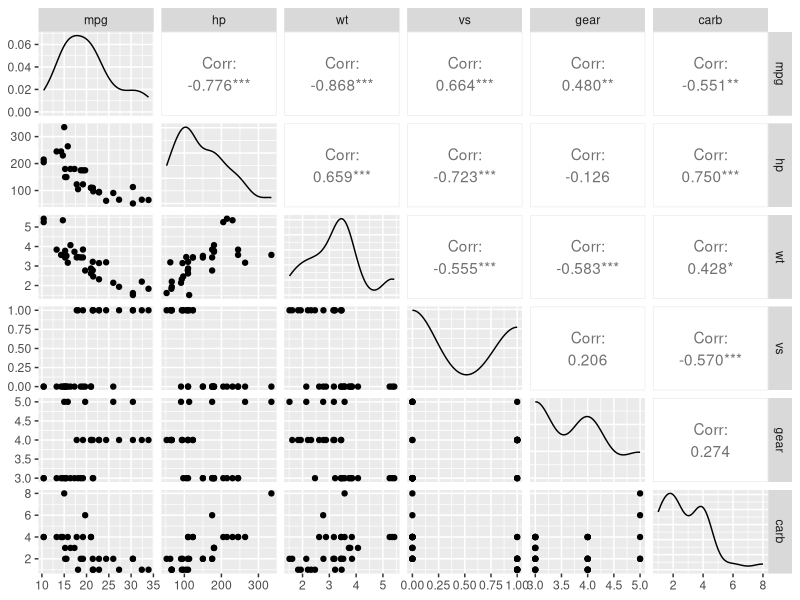

R code for this plot: (Note: this script raises an error after producing the figure.)
## ---- chunk 1
#| message: false
library(caret)
library(GGally)
library(ggplot2)
library(flextable)
library(bayesplot)
library(ggfortify)
## ---- chunk 2
df = mtcars[,c(1,4,6,8,10,11)]
str(df)
## ---- chunk 3
#| label: fig-pairs
#| fig-cap: "Gráfico de pares. La diagonal principal muestra histogramas densidades de cada una de las variables. La parte superior muestra el coeficiente de correlación entre dos variables, fila y columna. La parte inferior muestra un gráfico de dispersión entre dos variables."
ggpairs(df)
## ---- chunk 4
m1 = lm(mpg~.,data = df)
summary(m1)
## ---- chunk 5
m1  =  lm(mpg~vs+hp+gear+carb,data = df)
summary(m1)
## ---- chunk 6
lm_boots = function(y,x,B = 1000){
  n = length(y)
  est = NULL
  for (i in 1:B) {
    si = sample(x = 1:n,size = n,replace = TRUE)
    mli = lm(y[si]~x[si,] )
    ci = as.array(mli$coefficients)
    est = rbind(est,ci)
  }
  # Estética
  cn = colnames(x)
  colnames(est) = c("intercepto",cn)
  
  return(est)
}
## ---- chunk 7
#| label: fig-btp
#| fig-cap: "Gráfico de densidades. Cada densidad representa la distribución muestral aproximada para cada uno de los estimadores usando un Bootstrap de B=5,000 iteraciones."
btp = lm_boots(y = df$mpg,x = as.matrix(df[,-1]),B = 5000)

bayesplot_theme_set(theme_grey())
mcmc_dens(btp)+labs(title="Distribución muestral de los estimadores",
                    subtitle ="Bootstrap B = 5,000 iteraciones")
## ---- chunk 8
#| label: tbl-btp
#| tbl-cap: "Intervalos de confianza al 95%, obtenidos a partir de una muestra bootstrap de B = 5,000 iteraciones"
x = apply(btp,MARGIN = 2, FUN = quantile, probs = c(0.025,0.5,0.975)) 

# Estética
x = data.frame( t(x) )
x$pars = c("intercepto","hp","wt","vs","gear","carb")
colnames(x) = c("q2.5%","Median","q97.5%","parámetros")

ft = flextable(x[c(4,1,2,3)])
autofit(ft)
## ---- chunk 9
summary(m1$residuals)
## ---- chunk 10
#| label: fig-res1
#| fig-cap: "Gráfico diagnóstico de los residuos, estos cuatro gráficos evaluan el ajuste y supuestos del modelo, si  algún comportamiento polinómico es persistente, entonces los supuestos del modelo no se satisfacen."
autoplot(m1)
## ---- chunk 11
m2 = lm(mpg~hp+gear+carb,data = df)
m3 = lm(mpg~wt+gear+carb,data = df)
## ---- chunk 12
#| code-fold: true
rmse = function(m){
  mse = sum(m$residuals^2)/length(m$residuals)
  return(sqrt(mse))
}
## ---- chunk 13
#| label: tbl-criteria
#| tbl-cap: "Criterios de información de los modelos. Se selecciona el modelo con menores criterios."
x = matrix(0,nrow = 4,ncol = 3)
x[1,] = c(logLik(m1),logLik(m2),logLik(m3))
x[2,] = c(AIC(m1),AIC(m2),AIC(m3))
x[3,] = c(BIC(m1),BIC(m2),BIC(m3))
x[4,] = c(rmse(m1),rmse(m2),rmse(m3))

# Estética
x = data.frame(x)
x$pars =  c("logLik","AIC","BIC","RMSE")
colnames(x)  = c("Modelo 1","Modelo 2","Modelo 3","Criterio")

ft = flextable(x[c(4,1,2,3)])
autofit(ft)
## ---- chunk 14
#| code-fold: true
kfold = function(df,k){
  # Generar la particion
  kfld = createFolds(df[,1],k = k)
  mat = NULL
  
  for (i in 1:k) {
    # separar los datos en conjuntos de prueba y entrenamiento
    dfE= df[-kfld[[i]],]
    dfP = df[kfld[[i]],]
    # Ajustar los modelos
    m1 = lm(mpg~vs+hp+gear+carb,data = dfE)
    m2 = lm(mpg~hp+gear+carb,data = dfE)
    m3 = lm(mpg~wt+gear+carb,data = dfE)
    
    p1 = predict(m1,dfP)
    p2 = predict(m2,dfP)
    p3 = predict(m3,dfP)
    # Calcular AIC y RMSE
    aic = c(
            AIC(m1),
            AIC(m2),
            AIC(m3)
            )
    rmse = c(
             RMSE(pred =  p1,obs = dfP[,1]),
             RMSE(pred =  p2,obs = dfP[,1]),
             RMSE(pred =  p3,obs = dfP[,1])
             )
    mae = c(
            MAE(pred =  p1,obs = dfP[,1]),
            MAE(pred =  p2,obs = dfP[,1]),
            MAE(pred =  p3,obs = dfP[,1])
            )
    mape = c(
              mean(abs((p1-dfP[,1])/dfP[,1])),
              mean(abs((p2-dfP[,1])/dfP[,1])),
              mean(abs((p3-dfP[,1])/dfP[,1]))
              )
    # Unir los datos
    mat = rbind(mat,c(aic,rmse,mae,mape)) 
  }
  colnames(mat) = c("AIC1","AIC2","AIC3","RMSE1","RMSE2","RMSE3","MAE1","MAE2",
                    "MAE3","MAPE1","MAPE2","MAPE3")
  row.names(mat) = NULL
  return(mat)
}
## ---- chunk 15
#| label: tbl-cv
#| tbl-cap: "Criterios de información de los modelos. Mediante Validación cruzada. La tabla presenta los criterios AIC, RMSE, MAE y MAPE bajo un 10-fold cv."

rst = kfold(df = df,k = 5)
x = t(apply(rst,MARGIN = 2,FUN = "quantile",probs = c(0.025,0.5,0.975)))

# Estética
x = data.frame(x)
x$pars =  c("AIC1","AIC2","AIC3","RMSE1","RMSE2","RMSE3","MAE1","MAE2",
                    "MAE3","MAPE1","MAPE2","MAPE3")
colnames(x) = c("q2.5%","Median","q97.5%","Criterio")

ft = flextable(x[c(4,1,2,3)])
autofit(ft)
